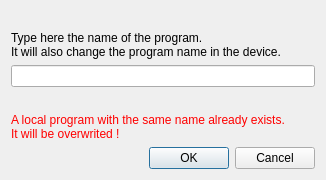
<?xml version="1.0" encoding="UTF-8"?>
<ui version="4.0">
 <class>DialogLocalProgram</class>
 <widget class="QDialog" name="DialogLocalProgram">
  <property name="geometry">
   <rect>
    <x>0</x>
    <y>0</y>
    <width>326</width>
    <height>180</height>
   </rect>
  </property>
  <property name="windowTitle">
   <string>Local program name</string>
  </property>
  <layout class="QVBoxLayout" name="verticalLayout">
   <item>
    <spacer name="verticalSpacer_2">
     <property name="orientation">
      <enum>Qt::Vertical</enum>
     </property>
     <property name="sizeHint" stdset="0">
      <size>
       <width>20</width>
       <height>40</height>
      </size>
     </property>
    </spacer>
   </item>
   <item>
    <widget class="QLabel" name="label">
     <property name="text">
      <string>&lt;html&gt;&lt;head/&gt;&lt;body&gt;&lt;p&gt;Type here the name of the program.&lt;br&gt;It will also change the program name in the device.&lt;/p&gt;&lt;/body&gt;&lt;/html&gt;</string>
     </property>
    </widget>
   </item>
   <item>
    <widget class="QLineEdit" name="lineEdit">
     <property name="maxLength">
      <number>16</number>
     </property>
    </widget>
   </item>
   <item>
    <spacer name="verticalSpacer">
     <property name="orientation">
      <enum>Qt::Vertical</enum>
     </property>
     <property name="sizeHint" stdset="0">
      <size>
       <width>20</width>
       <height>40</height>
      </size>
     </property>
    </spacer>
   </item>
   <item>
    <widget class="QLabel" name="labelOverwrite">
     <property name="styleSheet">
      <string notr="true">QLabel{color: red}</string>
     </property>
     <property name="text">
      <string>&lt;html&gt;&lt;head/&gt;&lt;body&gt;&lt;p&gt;A local program with the same name already exists.&lt;br&gt;It will be overwrited !&lt;/p&gt;&lt;/body&gt;&lt;/html&gt;</string>
     </property>
    </widget>
   </item>
   <item>
    <widget class="QDialogButtonBox" name="buttonBox">
     <property name="orientation">
      <enum>Qt::Horizontal</enum>
     </property>
     <property name="standardButtons">
      <set>QDialogButtonBox::Cancel|QDialogButtonBox::Ok</set>
     </property>
    </widget>
   </item>
  </layout>
 </widget>
 <resources/>
 <connections>
  <connection>
   <sender>buttonBox</sender>
   <signal>accepted()</signal>
   <receiver>DialogLocalProgram</receiver>
   <slot>accept()</slot>
   <hints>
    <hint type="sourcelabel">
     <x>248</x>
     <y>254</y>
    </hint>
    <hint type="destinationlabel">
     <x>157</x>
     <y>274</y>
    </hint>
   </hints>
  </connection>
  <connection>
   <sender>buttonBox</sender>
   <signal>rejected()</signal>
   <receiver>DialogLocalProgram</receiver>
   <slot>reject()</slot>
   <hints>
    <hint type="sourcelabel">
     <x>316</x>
     <y>260</y>
    </hint>
    <hint type="destinationlabel">
     <x>286</x>
     <y>274</y>
    </hint>
   </hints>
  </connection>
 </connections>
</ui>
